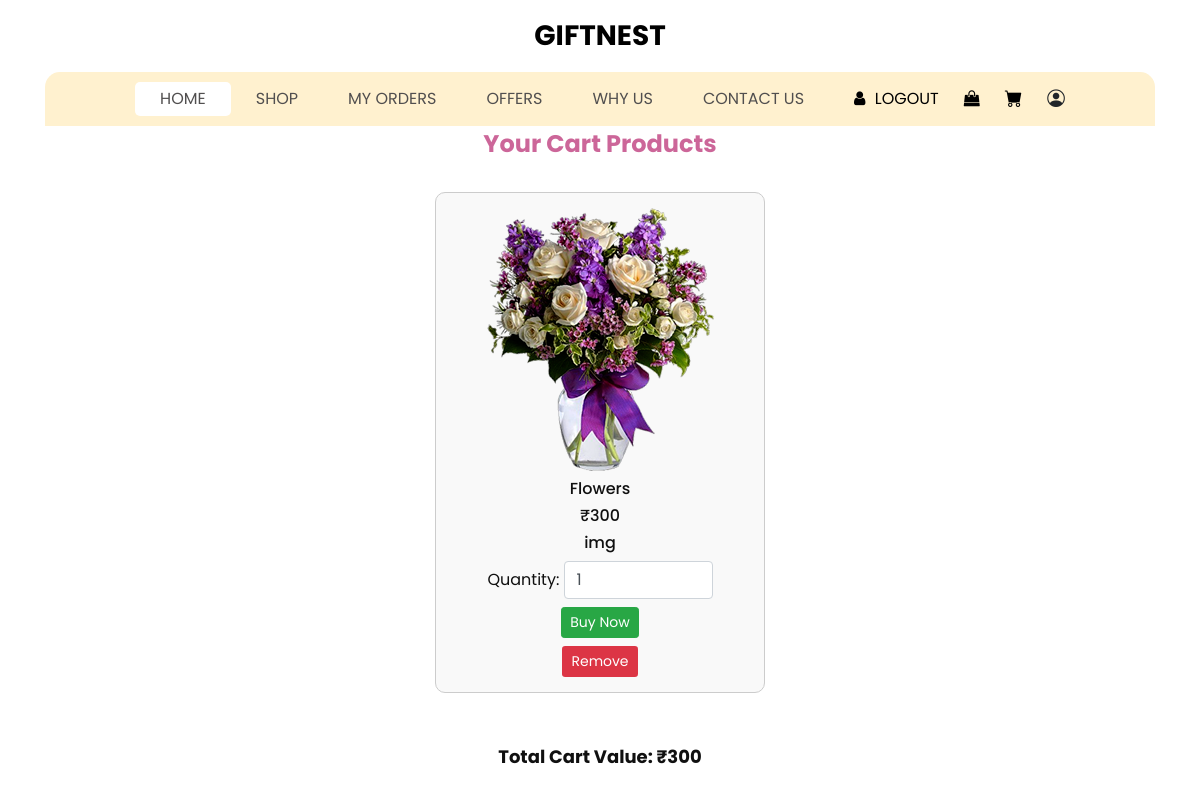
The app's page /mycart.php with its own data.
### tables this page shows
CREATE TABLE `cart` (
  `pimage` varchar(50) DEFAULT NULL,
  `pname` varchar(50) DEFAULT NULL,
  `pprice` varchar(50) DEFAULT NULL,
  `cemail` varchar(50) DEFAULT NULL,
  `id` int(11) NOT NULL
);

CREATE TABLE `product` (
  `category` varchar(50) DEFAULT NULL,
  `productname` varchar(50) DEFAULT NULL,
  `productprice` varchar(50) DEFAULT NULL,
  `image` varchar(50) DEFAULT NULL,
  `quantity` char(50) DEFAULT NULL,
  `description` varchar(50) DEFAULT NULL,
  `discount` int(5) DEFAULT NULL,
  `productid` int(10) DEFAULT NULL,
  `gst` float DEFAULT NULL,
  `id` int(11) NOT NULL
);

### mycart.php (the view, shortened to what this page needs)
<?php
include("customernavbar.php");
?>
<!DOCTYPE html>
<html lang="en">
<head>
  <link rel="stylesheet" href="css/bootstrap.css" />
  <link rel="stylesheet" href="css/style.css" />
  <link rel="stylesheet" href="css/responsive.css" />
</head>
<body>
  <div align="center" class="style1">Your Cart Products</div>
  <div class="container cart-container d-flex flex-wrap justify-content-center gap-4">
    <?php
    $cb = $_SESSION['cemail'];
    $sql = "SELECT cart.*, product.description
            FROM cart
            JOIN product ON cart.pname = product.productname
            WHERE cart.cemail = '$cb'";
    $retval = mysqli_query($conn, $sql);
    $total = 0;
    while ($row = mysqli_fetch_assoc($retval)) {
      $total += $row['pprice'];
    ?>
      <div class="product-card">
        <div class=" text-center">
          <img src="images/<?php echo $row['pimage']; ?>" alt="Product Image" />
        </div>
        <div class="detail-box text-center">
          <h6><?php echo $row['pname']; ?></h6>
          <h6>₹<?php echo $row['pprice']; ?></h6>
          <h6><?php echo $row['description']; ?></h6>
        </div>
        <form method="post" action="buyproduct.php" class="text-center mt-2">
          <label for="qty_<?php echo $row['pname']; ?>">Quantity:</label>
          <input type="number" name="qty" id="qty_<?php echo $row['pname']; ?>" value="1" min="1" max="10" class="form-control w-50 d-inline-block mb-2" />
          <button type="submit" name="Submit" value="Buy Now" class="btn btn-success btn-sm">
            Buy Now
          </button>
        </form>
        <form method="post" action="removecart.php" class="text-center mt-2">
          <button type="submit" name="remove" class="btn btn-remove btn-sm">
            Remove
          </button>
        </form>
      </div>
    <?php } ?>
  </div>
  <div class="total-section">
    <?php echo "Total Cart Value: ₹" . $total; ?>
  </div>
</body>
</html>

### css/style.css (style rules this page uses)
body { font-family: "poppins", sans-serif; color: #101010; background-color: #ffffff; }
.btn, .btn:focus { outline: none !important; -webkit-box-shadow: none; box-shadow: none; }

### css/responsive.css (style rules this page uses)
@media (min-width: 1200px) { .container { max-width: 1170px; } }

### mycart.php (style rules this page uses)
.style1 { font-size: 24px; font-weight: bold; color: #CC6699; }
.cart-container { padding: 20px; }
.product-card { border: 1px solid #ccc; border-radius: 10px; background-color: #f9f9f9; padding: 15px; margin: 10px; width: 330px; }
.detail-box h6 { margin: 8px 0; }
.btn-remove { background-color: #dc3545; color: #fff; }
.total-section { font-weight: bold; font-size: 18px; text-align: center; margin-top: 20px; }

### records on screen
cart: pimage (picture), pname "Flowers", pprice "300", product.description "img"

### other values on screen
$total "300"
